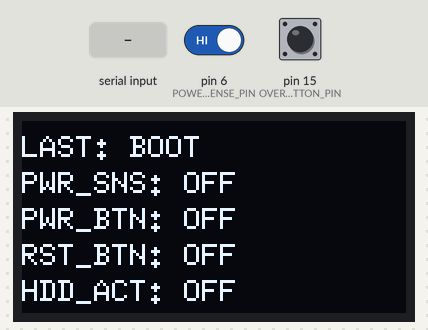
Recording of a sketch running on a simulated Arduino Uno, built with avr-gcc and run on an emulated ATmega328P. Parts: 128×64 one-colour display. Inputs (shaded band) come from the test bench; at power-on: pin 15 (OVERRIDE_POWER_BUTTON_PIN) HIGH, pin 6 (POWER_SENSE_PIN) HIGH. What the sketch prints to the serial monitor is not drawn.

Above: at 1.8 s.
1.9 s: "identify\n" received over Serial
At 2.9 s:
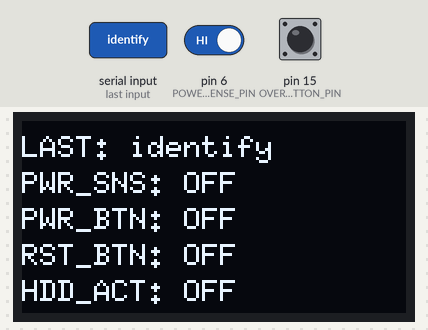
4.0 s: pin 15 (OVERRIDE_POWER_BUTTON_PIN) pulled LOW for 0.15 s
At 6.3 s:
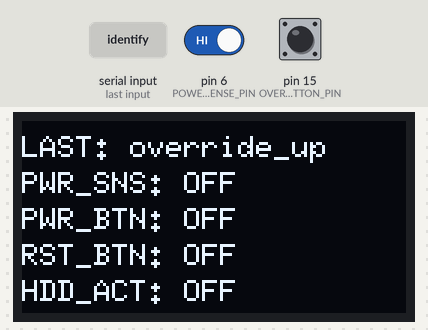
6.9 s: "identify_complete\n" received over Serial
At 8.1 s:
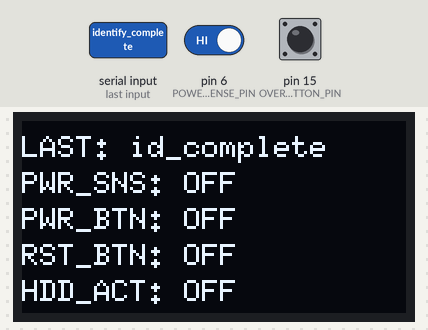
9.1 s: "POWER_HOLD\n" received over Serial
At 10.9 s:
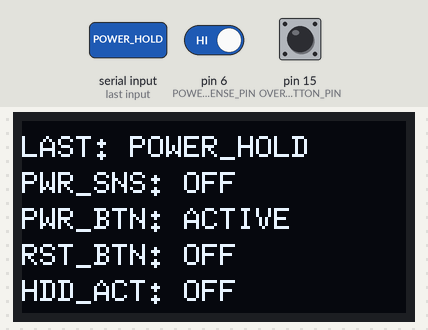
11.3 s: "POWER_RELEASE\n" received over Serial
At 12.5 s:
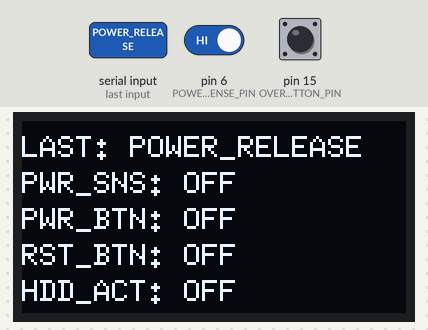
13.5 s: pin 6 (POWER_SENSE_PIN) driven LOW
At 16.0 s:
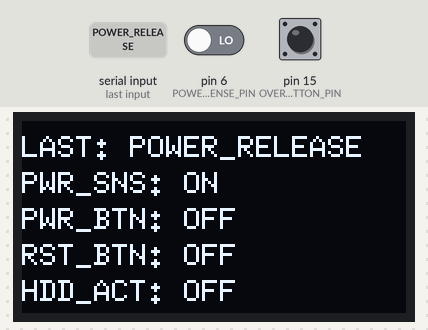
Timing chart, 0 to 17.2 s (numbered marks = the images above; inputs shaded):
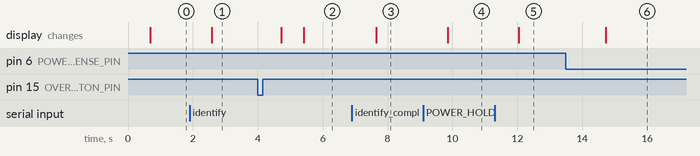

Measured:
- after the input at 1.9 s, the display: changes after 0.68 s (image 1)
- after the input at 4.0 s, the display: first changes after 0.73 s (image 2 shows a later state)
- after the input at 6.9 s, the display: changes after 0.75 s (image 3)
- after the input at 9.1 s, the display: changes after 0.75 s (image 4)
- after the input at 11.3 s, the display: changes after 0.75 s (image 5)
- after the input at 13.5 s, the display: changes after 1.2 s (image 6)

The sketch:

front-panel.ino
```cpp
#include <Arduino.h>
#include <Wire.h>
#include <U8g2lib.h>

// =====================
// Pin definitions (UPDATED MAPPING)
// =====================

#define ID "FP"

// OLED uses HW I2C on ATmega32U4; these are informational for this build.
// HW I2C pins are determined by the board core/variant.
#define OLED_SDA_PIN 2
#define OLED_SCL_PIN 3

// PowerSense (PC817 output -> clean digital level)
#define POWER_SENSE_PIN 6

// Motherboard button drives (AQY212EH inputs via resistors)
#define RESET_BUTTON_PIN 8
#define POWER_BUTTON_PIN 9

// Local override pushbutton (to GND, uses INPUT_PULLUP)
#define OVERRIDE_POWER_BUTTON_PIN 15

// HDD activity sense (H11AA1 output -> clean digital pulses)
#define HDD_SENSE_PIN 7

#define DEBOUNCE_DELAY 500        // debounce time in ms (power sense)
#define HDD_COOLDOWN_MS 200       // activity "linger" window to prevent serial spam
#define OLED_MIN_REFRESH_MS 200   // avoid redrawing constantly

// Button pulse width (non-blocking)
#define BUTTON_PULSE_MS 100

// Small guard window after processing any serial command
#define COMMAND_LOCK_MS 150

// OLED layout (128x64): 5 lines, evenly spaced (baseline positions)
#define OLED_Y1 12
#define OLED_LINE_SPACING 12

// =====================
// Safety: max hold timeout (REQUIREMENT)
// =====================
// Global variable (not a #define): maximum time a HOLD can persist without RELEASE.
const unsigned long MAX_HOLD_MS = 10000UL; // 10 seconds

// =====================
// Global state
// =====================

bool isIdentified = false;

bool powerHeld = false; // host POWER_HOLD
bool resetHeld = false; // host RESET_HOLD

// HOLD lease timers (auto-release if expired)
static unsigned long powerHoldUntilMs = 0;
static unsigned long resetHoldUntilMs = 0;

// Display status flags for auto-release events (kept, but not shown on PWR_BTN/RST_BTN lines)
static bool powerAutoReleased = false;
static bool resetAutoReleased = false;

// Non-blocking pulse scheduler state
static bool powerPulseActive = false;
static unsigned long powerPulseUntilMs = 0;
static unsigned long lastPowerPulseMs = 0;

static bool resetPulseActive = false;
static unsigned long resetPulseUntilMs = 0;
static unsigned long lastResetPulseMs = 0;

// Guard window after command processing
static unsigned long commandLockUntilMs = 0;

// HDD activity capture: count edges in ISR; collapse to ON/OFF via cooldown window
volatile uint32_t hddEdgeCount = 0;
uint32_t lastHddEdgeCountHandled = 0;
unsigned long lastHddActivityMs = 0;
bool hddActive = false;

// Power state cache (for display + reduced redraw churn)
// Convention: PowerSense opto ON pulls pin LOW -> pcPowerOnCached = true when read LOW
bool pcPowerOnCached = false;

// PowerSense debounce tracking (polling-based)
static bool powerSenseRaw = false;
static bool powerSenseStable = false;
static unsigned long powerSenseRawChangedMs = 0;
static bool powerSenseInit = false;

// Override button tracking (edge detect)
bool overrideDown = false;
bool overrideDownPrev = false;

// Display state
static bool displayDirty = true;
static unsigned long lastDisplayUpdateMs = 0;

// LAST: keep it short and deterministic; avoid heap churn.
static char lastLabel[24] = "BOOT";

// =====================
// OLED (U8g2) setup
// =====================

U8G2_SSD1306_128X64_NONAME_1_HW_I2C u8g2(
  U8G2_R0,
  /* reset = */ U8X8_PIN_NONE
);

// =====================
// Helpers
// =====================

static void setLastLabel(const char* s) {
  size_t i = 0;
  for (; i < (sizeof(lastLabel) - 1) && s[i] != '\0'; i++) {
    lastLabel[i] = s[i];
  }
  lastLabel[i] = '\0';
}

static void markDisplayDirty(const char* label = nullptr) {
  if (label != nullptr) setLastLabel(label);
  displayDirty = true;
}

static void clearPowerAutoState() { powerAutoReleased = false; }
static void clearResetAutoState() { resetAutoReleased = false; }

// Include overrideDown as a direct contributor to the power output.
// This makes the physical override switch behave like holding the motherboard power button.
static void updateButtonOutputs() {
  const bool powerOut = (powerHeld || powerPulseActive || overrideDown);
  const bool resetOut = (resetHeld || resetPulseActive);

  // HIGH = "press" LED on PhotoMOS input, LOW = release.
  digitalWrite(POWER_BUTTON_PIN, powerOut ? HIGH : LOW);
  digitalWrite(RESET_BUTTON_PIN, resetOut ? HIGH : LOW);
}

static void schedulePowerPulse() {
  const unsigned long now = millis();
  if (powerHeld) return; // don't interfere with a host hold

  powerPulseActive = true;
  powerPulseUntilMs = now + BUTTON_PULSE_MS;
  lastPowerPulseMs = now;

  clearPowerAutoState();

  updateButtonOutputs();
  markDisplayDirty("PWR_PULSE");
}

static void scheduleResetPulse() {
  const unsigned long now = millis();
  if (resetHeld) return; // don't interfere with a host hold

  resetPulseActive = true;
  resetPulseUntilMs = now + BUTTON_PULSE_MS;
  lastResetPulseMs = now;

  clearResetAutoState();

  updateButtonOutputs();
  markDisplayDirty("RST_PULSE");
}

static void processButtonPulses() {
  const unsigned long now = millis();

  if (powerPulseActive && (long)(now - powerPulseUntilMs) >= 0) {
    powerPulseActive = false;
    updateButtonOutputs(); // will remain ACTIVE if overrideDown is still true
    displayDirty = true;
  }

  if (resetPulseActive && (long)(now - resetPulseUntilMs) >= 0) {
    resetPulseActive = false;
    updateButtonOutputs();
    displayDirty = true;
  }
}

static void processHoldTimeouts() {
  const unsigned long now = millis();

  if (powerHeld && powerHoldUntilMs != 0 && (long)(now - powerHoldUntilMs) >= 0) {
    powerHeld = false;
    powerHoldUntilMs = 0;
    powerAutoReleased = true;

    updateButtonOutputs();

    if (isIdentified) {
      Serial.println("debug: POWER_HOLD auto-released (timeout)");
    }
    markDisplayDirty("PWR_AUTO"); // visible on LAST line
  }

  if (resetHeld && resetHoldUntilMs != 0 && (long)(now - resetHoldUntilMs) >= 0) {
    resetHeld = false;
    resetHoldUntilMs = 0;
    resetAutoReleased = true;

    updateButtonOutputs();

    if (isIdentified) {
      Serial.println("debug: RESET_HOLD auto-released (timeout)");
    }
    markDisplayDirty("RST_AUTO"); // visible on LAST line
  }
}

// OFF/ACTIVE only (per requirement).
// ACTIVE means the output is currently asserted.
static const char* pwrBtnStatus() {
  if (powerHeld || overrideDown || powerPulseActive) return "ACTIVE";
  return "OFF";
}

static const char* rstBtnStatus() {
  if (resetHeld || resetPulseActive) return "ACTIVE";
  return "OFF";
}

// Trim leading/trailing whitespace in-place
static void trimInPlace(char* s) {
  // leading
  size_t start = 0;
  while (s[start] == ' ' || s[start] == '\t') start++;

  if (start > 0) {
    size_t i = 0;
    while (s[start + i] != '\0') {
      s[i] = s[start + i];
      i++;
    }
    s[i] = '\0';
  }

  // trailing
  size_t len = 0;
  while (s[len] != '\0') len++;
  while (len > 0 && (s[len - 1] == ' ' || s[len - 1] == '\t')) {
    s[len - 1] = '\0';
    len--;
  }
}

// =====================
// ISRs
// =====================

void handleHddSenseChange() {
  hddEdgeCount++;
}

// =====================
// Display helpers
// =====================

static void drawDisplayPage() {
  const uint8_t y1 = OLED_Y1;
  const uint8_t y2 = y1 + OLED_LINE_SPACING;
  const uint8_t y3 = y2 + OLED_LINE_SPACING;
  const uint8_t y4 = y3 + OLED_LINE_SPACING;
  const uint8_t y5 = y4 + OLED_LINE_SPACING;

  u8g2.setFont(u8g2_font_6x10_tf);

  // 1) Last command/event label (first row)
  u8g2.setCursor(0, y1);
  u8g2.print("LAST: ");
  u8g2.print(lastLabel);

  // 2) Power sense
  u8g2.setCursor(0, y2);
  u8g2.print("PWR_SNS: ");
  u8g2.print(pcPowerOnCached ? "ON" : "OFF");

  // 3) Power button status
  u8g2.setCursor(0, y3);
  u8g2.print("PWR_BTN: ");
  u8g2.print(pwrBtnStatus());

  // 4) Reset button status
  u8g2.setCursor(0, y4);
  u8g2.print("RST_BTN: ");
  u8g2.print(rstBtnStatus());

  // 5) HDD activity
  u8g2.setCursor(0, y5);
  u8g2.print("HDD_ACT: ");
  u8g2.print(hddActive ? "ON" : "OFF");
}

static void maybeUpdateDisplay(bool force = false) {
  const unsigned long now = millis();
  if (!force) {
    if (!displayDirty) return;
    if ((now - lastDisplayUpdateMs) < OLED_MIN_REFRESH_MS) return;
  }

  u8g2.firstPage();
  do {
    drawDisplayPage();
  } while (u8g2.nextPage());

  lastDisplayUpdateMs = now;
  displayDirty = false;
}

// =====================
// PowerSense telemetry (poll + debounce)
// =====================

static void processPowerSenseTelemetry() {
  const unsigned long now = millis();
  const bool rawOn = (digitalRead(POWER_SENSE_PIN) == LOW);

  if (!powerSenseInit) {
    powerSenseInit = true;
    powerSenseRaw = rawOn;
    powerSenseStable = rawOn;
    powerSenseRawChangedMs = now;
    pcPowerOnCached = rawOn;
    return;
  }

  if (rawOn != powerSenseRaw) {
    powerSenseRaw = rawOn;
    powerSenseRawChangedMs = now;
  }

  if ((now - powerSenseRawChangedMs) >= DEBOUNCE_DELAY && powerSenseStable != powerSenseRaw) {
    powerSenseStable = powerSenseRaw;
    pcPowerOnCached = powerSenseStable;

    if (isIdentified) {
      Serial.print("POWER_LED_");
      Serial.println(pcPowerOnCached ? "ON" : "OFF");
    }

    displayDirty = true;
  }
}

// =====================
// HDD telemetry + events
// =====================

static void processHddActivityTelemetry() {
  uint32_t edgesNow = 0;
  noInterrupts();
  edgesNow = hddEdgeCount;
  interrupts();

  if (edgesNow != lastHddEdgeCountHandled) {
    lastHddEdgeCountHandled = edgesNow;
    lastHddActivityMs = millis();
  }

  const unsigned long now = millis();
  const bool activeNow = (lastHddActivityMs != 0) && ((now - lastHddActivityMs) < HDD_COOLDOWN_MS);

  if (!isIdentified) {
    if (hddActive) {
      hddActive = false;
      displayDirty = true;
    }
    return;
  }

  if (activeNow && !hddActive) {
    hddActive = true;
    Serial.println("HDD_ACTIVE_ON");
    displayDirty = true;
  } else if (!activeNow && hddActive) {
    hddActive = false;
    Serial.println("HDD_ACTIVE_OFF");
    displayDirty = true;
  }
}

// =====================
// Serial command handling (non-blocking, no String)
// =====================

static void handleCommand(const char* cmd) {
  const unsigned long now = millis();
  commandLockUntilMs = now + COMMAND_LOCK_MS;

  if (strcmp(cmd, "identify") == 0) {
    isIdentified = false;
    Serial.println(ID);
    markDisplayDirty("identify");
    return;
  }

  if (!isIdentified && strcmp(cmd, "identify_complete") == 0) {
    isIdentified = true;
    Serial.println("debug: front panel identification complete, sending client power state");

    // Baseline outputs safe-low + clear safety timers/flags
    powerHeld = false;
    resetHeld = false;
    powerHoldUntilMs = 0;
    resetHoldUntilMs = 0;
    powerAutoReleased = false;
    resetAutoReleased = false;

    powerPulseActive = false;
    resetPulseActive = false;
    updateButtonOutputs();

    // Send current PowerSense state immediately
    pcPowerOnCached = (digitalRead(POWER_SENSE_PIN) == LOW);
    Serial.print("POWER_LED_");
    Serial.println(pcPowerOnCached ? "ON" : "OFF");

    // Reset PowerSense debounce baseline so we don't immediately re-emit
    powerSenseInit = false;

    // Provide a baseline HDD state
    Serial.println("HDD_ACTIVE_OFF");
    hddActive = false;
    lastHddActivityMs = 0;
    lastHddEdgeCountHandled = 0;
    noInterrupts();
    hddEdgeCount = 0;
    interrupts();

    markDisplayDirty("id_complete");
    return;
  }

  if (!isIdentified) return;

  if (strcmp(cmd, "POWER_HOLD") == 0) {
    powerHeld = true;
    powerHoldUntilMs = now + MAX_HOLD_MS;
    clearPowerAutoState();

    updateButtonOutputs();
    Serial.println("debug: front panel power button held");
    markDisplayDirty("POWER_HOLD");
    return;
  }

  if (strcmp(cmd, "POWER_RELEASE") == 0) {
    powerHeld = false;
    powerHoldUntilMs = 0;
    clearPowerAutoState();

    updateButtonOutputs();
    Serial.println("debug: front panel power button released");
    markDisplayDirty("POWER_RELEASE");
    return;
  }

  if (strcmp(cmd, "RESET_HOLD") == 0) {
    resetHeld = true;
    resetHoldUntilMs = now + MAX_HOLD_MS;
    clearResetAutoState();

    updateButtonOutputs();
    Serial.println("debug: front panel reset button held");
    markDisplayDirty("RESET_HOLD");
    return;
  }

  if (strcmp(cmd, "RESET_RELEASE") == 0) {
    resetHeld = false;
    resetHoldUntilMs = 0;
    clearResetAutoState();

    updateButtonOutputs();
    Serial.println("debug: front panel reset button released");
    markDisplayDirty("RESET_RELEASE");
    return;
  }
}

static void processSerial() {
  static char buf[64];
  static size_t len = 0;

  while (Serial.available() > 0) {
    const char c = (char)Serial.read();

    if (c == '\r') continue;

    if (c == '\n') {
      buf[len] = '\0';
      trimInPlace(buf);
      if (buf[0] != '\0') {
        handleCommand(buf);
      }
      len = 0;
      continue;
    }

    if (len < (sizeof(buf) - 1)) {
      buf[len++] = c;
    } else {
      // overflow: drop line
      len = 0;
    }
  }
}

// =====================
// Setup
// =====================

void setup() {
  Serial.begin(9600);

  pinMode(POWER_BUTTON_PIN, OUTPUT);
  pinMode(RESET_BUTTON_PIN, OUTPUT);
  pinMode(POWER_SENSE_PIN, INPUT_PULLUP);
  pinMode(OVERRIDE_POWER_BUTTON_PIN, INPUT_PULLUP);
  pinMode(HDD_SENSE_PIN, INPUT_PULLUP);

  digitalWrite(POWER_BUTTON_PIN, LOW);
  digitalWrite(RESET_BUTTON_PIN, LOW);

  // HDD interrupt
  const int hddInterrupt = digitalPinToInterrupt(HDD_SENSE_PIN);
  if (hddInterrupt != NOT_AN_INTERRUPT) {
    attachInterrupt(hddInterrupt, handleHddSenseChange, CHANGE);
  } else {
    Serial.println("debug: HDD_SENSE_PIN has no external interrupt; HDD activity may be missed");
  }

  u8g2.begin();

  pcPowerOnCached = (digitalRead(POWER_SENSE_PIN) == LOW);
  powerSenseInit = false;

  overrideDown = (digitalRead(OVERRIDE_POWER_BUTTON_PIN) == LOW);
  overrideDownPrev = overrideDown;

  powerHoldUntilMs = 0;
  resetHoldUntilMs = 0;
  powerAutoReleased = false;
  resetAutoReleased = false;

  updateButtonOutputs();

  markDisplayDirty("BOOT");
  maybeUpdateDisplay(true);
}

// =====================
// Main loop
// =====================

void loop() {
  processButtonPulses();

  // Override button: update outputs immediately so holding it truly holds PWR_SW
  overrideDown = (digitalRead(OVERRIDE_POWER_BUTTON_PIN) == LOW);
  if (overrideDown != overrideDownPrev) {
    overrideDownPrev = overrideDown;

    if (overrideDown) {
      schedulePowerPulse(); // quick tap still produces at least a pulse
      markDisplayDirty("override_dn");
    } else {
      updateButtonOutputs();
      markDisplayDirty("override_up");
    }
  }

  processSerial();

  processHoldTimeouts();

  processPowerSenseTelemetry();

  processHddActivityTelemetry();

  maybeUpdateDisplay(false);
}
```
